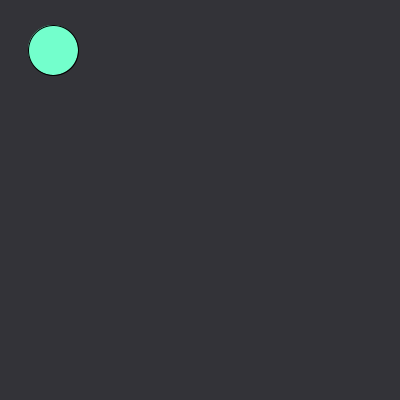
Frame 1 (no input)
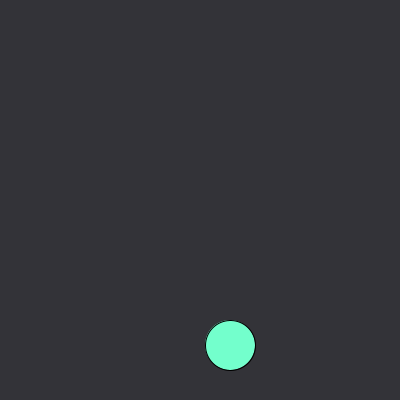
Frame 60 (the mouse pressed at the canvas centre just before this capture)
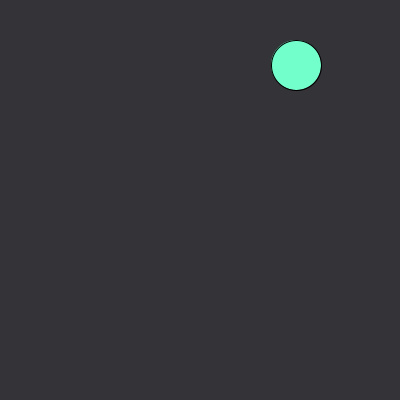
Frame 120 (the mouse held since frame 60 and released just before this capture)

The Processing sketch that drew these frames (run headless with seeded random() and noise(); from frame 60 on, the mouse is pressed at the canvas centre):

// Processing sketch: processing_104935
// ── processing_104935.pde

int xPos = 50;
int yPos = 50;
int stepSizeX = 3;
int stepSizeY = 5;
int ballWidth = 50;

//initial 
void setup(){
//sizeofthewindow
  size(400,400);
}

 //looping
void draw(){
  background(51,51,56); 
  fill(115,255,204);
  xPos = xPos + stepSizeX;
  ellipse(xPos,yPos,ballWidth,ballWidth);
  if(xPos > (width-ballWidth)||xPos < ballWidth)
  {
  stepSizeX = stepSizeX*-1;
  }
 
  yPos = yPos+stepSizeY;
  if(yPos > (height-ballWidth)||yPos < ballWidth){
   stepSizeY = stepSizeY*-1;
  }
  
}
